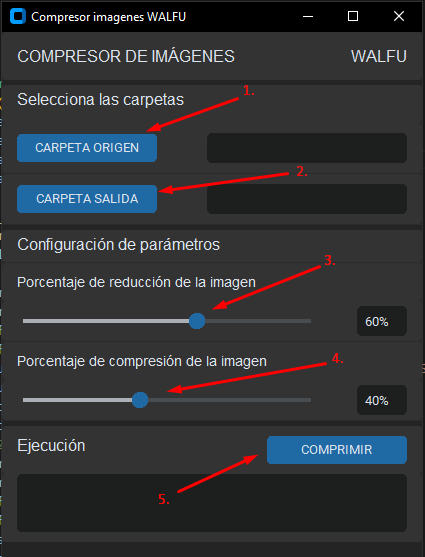
#> input picture Executable/instrucciones.png, 425 x 557 px
$ python Prueba_02_cv_y_PIL.py
#> lines starting #> are read from the running program, lines starting #| are printed output that depends on the picture
from PIL import Image
import tkinter as tk
from tkinter import filedialog
import os
import cv2

# Create a Tkinter root window
root = tk.Tk()
root.withdraw()  # Hide the root window

# Open a file dialog window
file_path = filedialog.askopenfilename()
#> the answer given: Executable/instrucciones.png
file_name = os.path.basename(file_path)

image_cv2 = cv2.imread(file_path)
#> image_cv2 is the input picture: shape (557, 425, 3); mean B, G, R 54.4, 51.2, 49.4

altura, ancho, canales = image_cv2.shape
#> altura = 557; ancho = 425; canales = 3

factor = 0.5

nancho = int(factor * ancho)
#> nancho = 212
nalto = int(factor * altura)
#> nalto = 278

imagen_reduc = cv2.resize(image_cv2, (nancho, nalto))
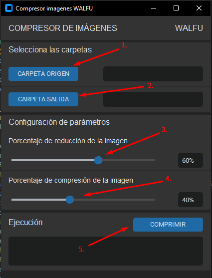
#> imagen_reduc: shape (278, 212, 3); mean B, G, R 54.4, 51.3, 49.4


imagen_pill = Image.fromarray(cv2.cvtColor(imagen_reduc, cv2.COLOR_BGR2RGB))

fact2 = 60

imagen_pill.save('data/salidas/' + str(fact2) + ' ' + file_name, optimize=True, quality=fact2)
imagen_pill.close()
